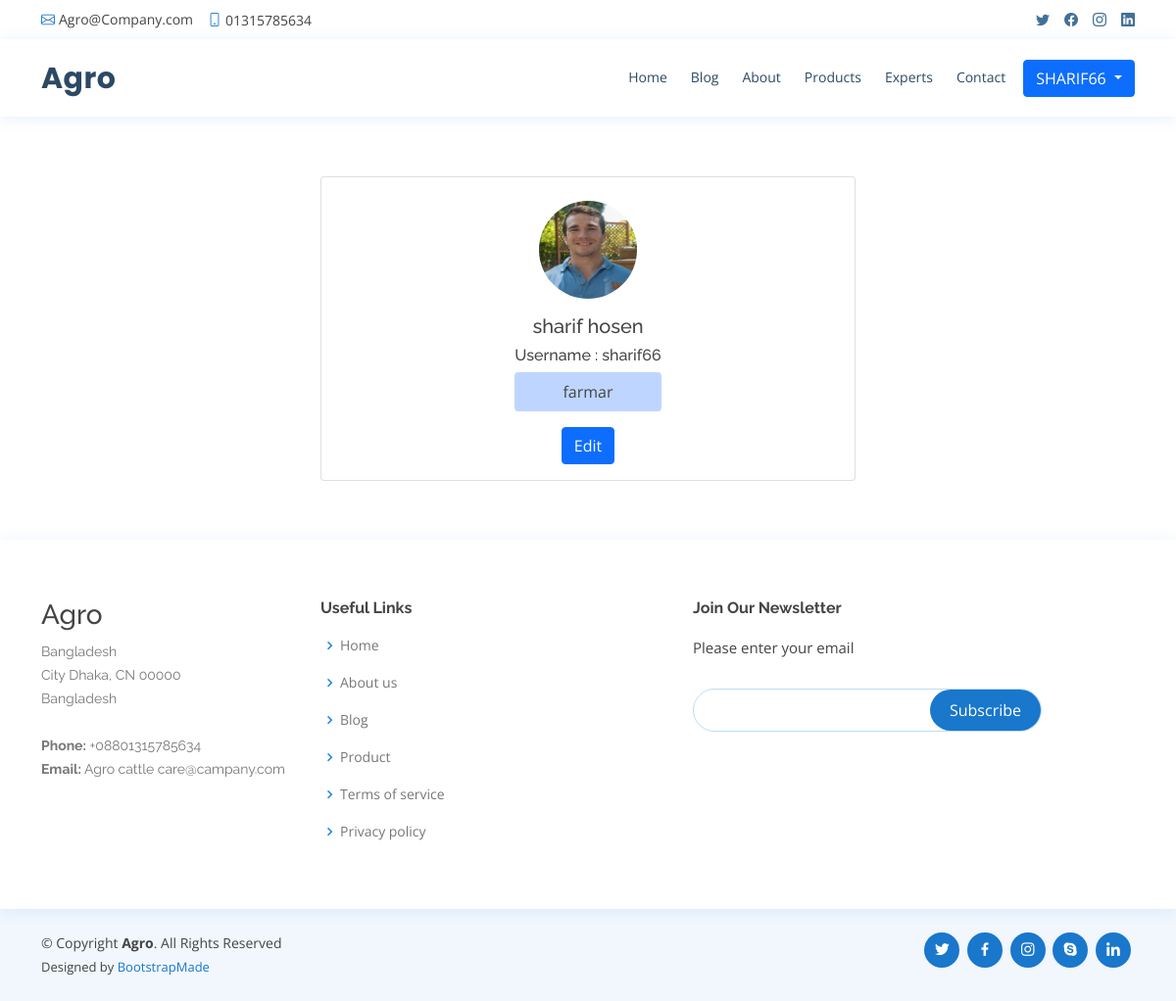
Screenshot of /profile (signed in) with the database file from the repository.
### account/models.py (models this page shows)
class User(AbstractUser):
    FARMAR = 'FARMAR'
    AGRICULTURERIST = 'AGRICULTURERIST'
    VATONARIS = 'VATONARIS'
    USER_TYPE = [
        (FARMAR, 'FARMAR'),
        (AGRICULTURERIST, 'AGRICULTURERIST'),
        (VATONARIS, 'VATONARIS'),
    ]
    user_type = models.CharField(
        choices=USER_TYPE, default=FARMAR, max_length=50)
    image = models.ImageField(default="default.png")
    about = models.TextField(null=True, blank=True)

### account/views.py (the view)
# urls.py: path('profile', profile, name='profile'),
def profile(request):
    form = UpdateUser()
    if request.method == 'POST':
        form = UpdateUser(request.POST, request.FILES, instance=request.user)
        if form.is_valid():
            form.save()
            messages.success(request, 'User Update Successfully.')
            return redirect('/profile')
    context = {
        'forms': form
    }
    return render(request, 'profile.html', context)

### account/forms.py
class UpdateUser(forms.ModelForm):
    class Meta:
        model = User
        fields = ['first_name', 'last_name', 'image', 'about']
        widgets = {
            'first_name': widgets.TextInput(attrs={'placeholder': 'First Name', 'class': 'form-control mb-2'}),
            'last_name': widgets.TextInput(attrs={'placeholder': 'Last Name', 'class': 'form-control mb-2'}),
            'about': widgets.TextInput(attrs={'placeholder': 'About', 'class': 'form-control mb-2'}),
        }

### templates/profile.html (shortened to what this page needs)
{% extends 'base.html' %}
{% load static %}
{% block content %}
<section id="services" class="services">
    <div class="container">
        <div class="row">
            <div class="col-md-6 mx-auto">
                <div class="card text-center pt-4" id="pr" style="align-items: center;">
                    <img height="100" width="100" src="{{request.user.image.url}}" class="rounded-circle" alt="...">
                    <div class="card-body">
                        <h5 class="card-title">{{request.user.first_name}} {{request.user.last_name}}</h5>
                        <h6 class="card-title">Username : {{request.user.username}}</h6>
                        <p style="background: #166efd47" class="card-text p-2 rounded">{{ request.user.about}}</p>
                        <button id="profile_edit" class="btn btn-primary">Edit</button>
                    </div>
                </div>
            </div>
        </div>
    </div>
</section>
{% endblock content %}

### templates/base.html (shortened to what this page needs)
{% load static %}
<!DOCTYPE html>
<html lang="en">
<head>
    <link href="{% static 'assets/vendor/animate.css/animate.min.css' %}" rel="stylesheet">
    <link href="{% static 'assets/vendor/bootstrap/css/bootstrap.min.css' %}" rel="stylesheet">
    <link href="{% static 'assets/vendor/bootstrap-icons/bootstrap-icons.css' %}" rel="stylesheet">
    <link href="{% static 'assets/vendor/boxicons/css/boxicons.min.css' %}" rel="stylesheet">
    <link href="{% static 'assets/vendor/fontawesome-free/css/all.min.css' %}" rel="stylesheet">
    <link href="{% static 'assets/vendor/glightbox/css/glightbox.min.css' %}" rel="stylesheet">
    <link href="{% static 'assets/vendor/remixicon/remixicon.css' %}" rel="stylesheet">
    <link href="{% static 'assets/vendor/swiper/swiper-bundle.min.css' %}" rel="stylesheet">
    <link href="{% static 'assets/css/style.css' %}" rel="stylesheet">
</head>
<body>
    <div id="topbar" class="d-flex align-items-center fixed-top">
        <div class="container d-flex justify-content-between">
            <div class="contact-info d-flex align-items-center">
                <i class="bi bi-envelope"></i> <a href="mailto:contact@example.com">Agro@Company.com</a>
                <i class="bi bi-phone"></i> 01315785634
            </div>
            <div class="d-none d-lg-flex social-links align-items-center">
                <a href="#" class="twitter"><i class="bi bi-twitter"></i></a>
                <a href="#" class="facebook"><i class="bi bi-facebook"></i></a>
                <a href="#" class="instagram"><i class="bi bi-instagram"></i></a>
                <a href="#" class="linkedin"><i class="bi bi-linkedin"></i></i></a>
            </div>
        </div>
    </div>
    <header id="header" class="fixed-top">
        <div class="container d-flex align-items-center">
            <h1 class="logo me-auto"><a href="{% url 'home' %}">Agro</a></h1>
            <nav id="navbar" class="navbar order-last order-lg-0">
                <ul>
                    {% url 'home' as url %}
                    <li><a class="nav-link scrollto {% if request.path == url %} active {% endif %}"
                            href="{% url 'home' %}">Home</a></li>
                    {% url 'viewBlog' as url %}
                    <li><a class="nav-link scrollto {% if request.path == url %} active {% endif %}"
                            href="{% url 'viewBlog' %}">Blog</a></li>
                    {% url 'about' as url %}
                    <li><a class="nav-link scrollto {% if request.path == url %} active {% endif %}"
                            href="{% url 'about' %}">About</a></li>
                    {% url 'products' as url %}
                    <li><a class="nav-link scrollto {% if request.path == url %} active {% endif %}"
                            href="{% url 'products' %}">Products</a></li>
                    {% if user.user_type == 'FARMAR' %}
                    <li class="dropdown"><a href="{% url 'agreeculturist' %}"><span>Experts </span> </a>
                    </li>
                    {% endif %}
                    {% url 'contact' as url %}
                    <li><a class="nav-link scrollto {% if request.path == url %} active {% endif %}"
                            href="{% url 'contact' %}">Contact</a></li>
                    <!--
                        {% url 'checkout' as checkout %} -->
                    {% url 'cart' as cart %}
                    {% url 'products' as pro %}
                    {% url 'home' as hom %}
                </ul>
            </nav>
            {% if request.user.is_authenticated %}
            <div class="btn-group">
                <button type="button" class="btn btn-primary dropdown-toggle ms-3" data-bs-toggle="dropdown"
                    aria-expanded="false">
                    {{request.user|upper}}
                </button>
            </div>
            {% else %}
            {% url 'product' as url %}
            <a class="btn btn-primary {% if request.path == url %} active {% endif %} ms-2"
                href="{% url 'login' %}">Login
            </a>
            {% endif %}
        </div>
    </header>
    {% url 'home' as url %}
    {% block content %}
    {% endblock content %}
    <footer id="footer">
        <div class="footer-top">
            <div class="container">
                <div class="row">
                    <div class="col-lg-3 col-md-6 footer-contact">
                        <h3>Agro</h3>
                        <p>
                            Bangladesh <br>
                            City Dhaka, CN 00000<br>
                            Bangladesh <br><br>
                            <strong>Phone:</strong> +08801315785634<br>
                            <strong>Email:</strong> Agro cattle care@campany.com<br>
                        </p>
                    </div>
                    <div class="col-lg-4 col-md-6 footer-links">
                        <h4>Useful Links</h4>
                        <ul>
                            <li><i class="bx bx-chevron-right"></i> <a href="{% url 'home' %}">Home</a></li>
                            <li><i class="bx bx-chevron-right"></i> <a href="{% url 'about' %}">About us</a></li>
                            <li><i class="bx bx-chevron-right"></i> <a href="{% url 'viewBlog' %}">Blog</a></li>
                            <li><i class="bx bx-chevron-right"></i> <a href="{% url 'products' %}">Product</a></li>
                            <li><i class="bx bx-chevron-right"></i> <a href="{% url 'terms' %}">Terms of service</a>
                            </li>
                            <li><i class="bx bx-chevron-right"></i> <a href="{% url 'privacy' %}">Privacy policy</a>
                            </li>
                        </ul>
                    </div>
                    <div class="col-lg-4 col-md-6 footer-newsletter">
                        <h4>Join Our Newsletter</h4>
                        <p>Please enter your email</p>
                        <form action="{% url 'sub' %}" method="post">
                            <input type="email" name="subscriber"><input type="submit" value="Subscribe">
                        </form>
                    </div>
                </div>
            </div>
        </div>
        <div class="container d-md-flex py-4">
            <div class="me-md-auto text-center text-md-start">
                <div class="copyright">
                    &copy; Copyright <strong><span>Agro</span></strong>. All Rights Reserved
                </div>
                <div class="credits">
                    Designed by <a href="https://bootstrapmade.com/">BootstrapMade</a>
                </div>
            </div>
            <div class="social-links text-center text-md-right pt-3 pt-md-0">
                <a href="#" class="twitter"><i class="bx bxl-twitter"></i></a>
                <a href="#" class="facebook"><i class="bx bxl-facebook"></i></a>
                <a href="#" class="instagram"><i class="bx bxl-instagram"></i></a>
                <a href="#" class="google-plus"><i class="bx bxl-skype"></i></a>
                <a href="#" class="linkedin"><i class="bx bxl-linkedin"></i></a>
            </div>
        </div>
    </footer>
</body>
</html>

### static/assets/css/style.css (style rules this page uses)
body { font-family: "Open Sans", sans-serif; color: #444444; }
a { color: #1977cc; text-decoration: none; }
h1, h2, h3, h4, h5, h6 { font-family: "Raleway", sans-serif; }
#topbar { background: #fff; height: 40px; font-size: 14px; transition: all 0.5s; z-index: 996; }
#topbar .contact-info a { line-height: 1; color: #444444; transition: 0.3s; }
#topbar .contact-info i { color: #1977cc; padding-right: 4px; margin-left: 15px; line-height: 0; }
#topbar .contact-info i:first-child { margin-left: 0; }
#topbar .social-links a { color: #437099; padding-left: 15px; display: inline-block; line-height: 1px; transition: 0.3s; }
#topbar .social-links a:first-child { border-left: 0; }
#header { background: #fff; transition: all 0.5s; z-index: 997; padding: 15px 0; top: 40px; box-shadow: 0px 2px 15px rgba(25, 119, 204, 0.1); }
#header .logo { font-size: 30px; margin: 0; padding: 0; line-height: 1; font-weight: 700; letter-spacing: 0.5px; font-family: "Poppins", sans-serif; }
#header .logo a { color: #2c4964; }
.navbar { padding: 0; }
.navbar ul { margin: 0; padding: 0; display: flex; list-style: none; align-items: center; }
.navbar li { position: relative; }
.navbar > ul > li { position: relative; white-space: nowrap; padding: 8px 0 8px 20px; }
.navbar a, .navbar a:focus { display: flex; align-items: center; justify-content: space-between; font-size: 14px; color: #2c4964; white-space: nowrap; transition: 0.3s; border-bottom: 2px solid #fff; padding: 5px 2px; }
section { padding: 60px 0; overflow: hidden; }
#footer { color: #444444; font-size: 14px; background: #f1f7fd; }
#footer .footer-top { padding: 60px 0 30px 0; background: #fff; box-shadow: 0px 2px 15px rgba(25, 119, 204, 0.1); }
#footer .footer-top .footer-contact { margin-bottom: 30px; }
#footer .footer-top .footer-contact p { font-size: 14px; line-height: 24px; margin-bottom: 0; font-family: "Raleway", sans-serif; color: #777777; }
#footer .footer-top h4 { font-size: 16px; font-weight: bold; color: #444444; position: relative; padding-bottom: 12px; }
#footer .footer-top .footer-links { margin-bottom: 30px; }
#footer .footer-top .footer-links ul { list-style: none; padding: 0; margin: 0; }
#footer .footer-top .footer-links ul i { padding-right: 2px; color: #1c84e3; font-size: 18px; line-height: 1; }
#footer .footer-top .footer-links ul li { padding: 10px 0; display: flex; align-items: center; }
#footer .footer-top .footer-links ul li:first-child { padding-top: 0; }
#footer .footer-top .footer-links ul a { color: #777777; transition: 0.3s; display: inline-block; line-height: 1; }
#footer .footer-newsletter { font-size: 15px; }
#footer .footer-newsletter h4 { font-size: 16px; font-weight: bold; color: #444444; position: relative; padding-bottom: 12px; }
#footer .footer-newsletter form { margin-top: 30px; background: #fff; padding: 6px 10px; position: relative; border-radius: 50px; text-align: left; border: 1px solid #bfdcf7; }
#footer .footer-newsletter form input[type=email] { border: 0; padding: 4px 8px; width: calc(100% - 100px); }
#footer .footer-newsletter form input[type=submit] { position: absolute; top: 0; right: 0; bottom: 0; border: 0; background: none; font-size: 16px; padding: 0 20px; background: #1977cc; color: #fff; transition: 0.3s; border-radius: 50px; }
#footer .credits { padding-top: 5px; font-size: 13px; color: #444444; }
#footer .social-links a { font-size: 18px; display: inline-block; background: #1977cc; color: #fff; line-height: 1; padding: 8px 0; margin-right: 4px; border-radius: 50%; text-align: center; width: 36px; height: 36px; transition: 0.3s; }

### rows the page displays
User: user "SHARIF66", user.image (picture), user.first_name "sharif", user.last_name "hosen", user.username "sharif66", user.about "farmar"
